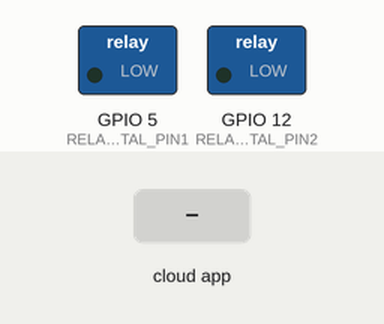
Simulated run of this sketch. Board: ESP8266 (NodeMCU). Shown: switched loads named in the sketch (green lamp = pin HIGH). The inputs (shaded band) are chosen by the test bench. Not simulated (calls return 0 or success): CayenneWiFiClient.h.

Above: at 2.7 s.
2.8 s: the phone or cloud app sets 1 to 0
At 3.9 s:
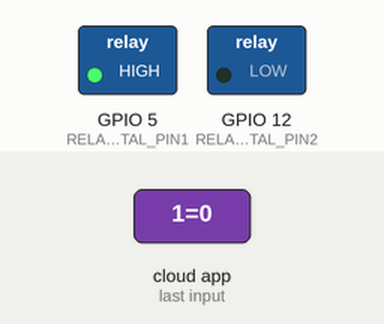
4.3 s: the phone or cloud app sets 2 to 0
At 5.2 s:
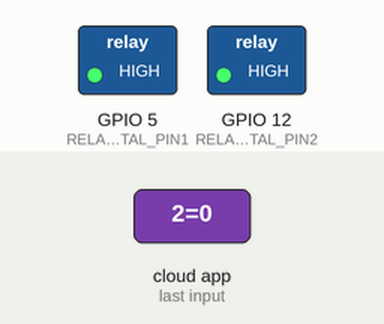
5.8 s: the phone or cloud app sets 1 to 1
At 6.4 s:
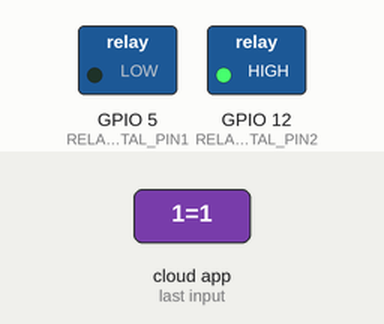
7.3 s: the phone or cloud app sets 2 to 1
At 7.6 s:
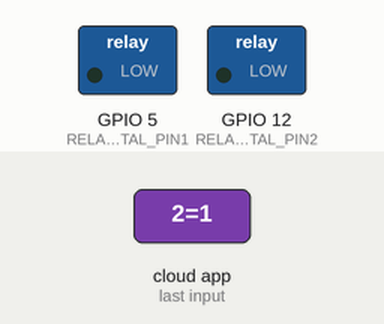
Timing chart, 0 to 9.8 s (numbered marks = the images above; inputs shaded):
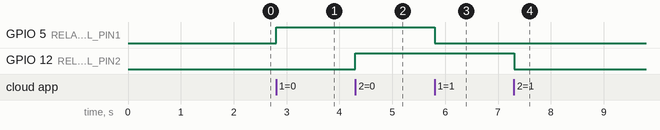

Measured:
- after the input at 2.8 s, GPIO 5 (RELAY_DIGITAL_PIN1): LOW → HIGH at once
- after the input at 4.3 s, GPIO 12 (RELAY_DIGITAL_PIN2): LOW → HIGH at once
- after the input at 5.8 s, GPIO 5 (RELAY_DIGITAL_PIN1): HIGH → LOW at once
- after the input at 7.3 s, GPIO 12 (RELAY_DIGITAL_PIN2): HIGH → LOW at once

The sketch:

esp.ino
```cpp
// This is to make the node mcu work with cayenne api.
// for some reason it does not work without the blynk header file.
#include <ESP8266WiFi.h>
#include "CayenneDefines.h"
#include "BlynkSimpleEsp8266.h"
#include "CayenneWiFiClient.h"


#define CAYANNE_DEBUG
#define VIRTUAL_PIN V1
#define VIRTUAL_PIN V2
#define RELAY_DIGITAL_PIN1 5
#define RELAY_DIGITAL_PIN2 12


// Cayenne authentication token. This should be obtained from the Cayenne Dashboard.
char token[] = "g88nznkh8y"; // Insert your token here
char ssid[] = "Panchal2"; // Insert your SSID here
char pwd[] = "omkaar2011"; // Insert your SSID password here

void setup() {
  // put your setup code here, to run once:
  pinMode(RELAY_DIGITAL_PIN1, OUTPUT);
  pinMode(RELAY_DIGITAL_PIN2, OUTPUT);

  Serial.begin(115200);
  Cayenne.begin(token, ssid, pwd);
}

CAYENNE_IN(V1)
{
  // get value sent from dashboard
  int currentValue = getValue.asInt(); // 0 to 1

  // assuming you wire your relay as normally open
  if (currentValue == 0) {
    digitalWrite(RELAY_DIGITAL_PIN1, HIGH);
  } else {
    digitalWrite(RELAY_DIGITAL_PIN1, LOW);
  }
}
CAYENNE_IN(V2)
{
  // get value sent from dashboard
  int currentValue = getValue.asInt(); // 0 to 1

  // assuming you wire your relay as normally open
  if (currentValue == 0) {
    digitalWrite(RELAY_DIGITAL_PIN2, HIGH);
  } else {
    digitalWrite(RELAY_DIGITAL_PIN2, LOW);
  }
}
void loop() {
  // put your main code here, to run repeatedly:
  Cayenne.run();
}
```
